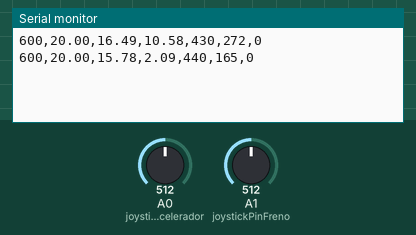
The sketch below on a simulated Arduino Uno, built with avr-gcc and run on an emulated ATmega328P. On the bench: the last lines printed to the serial monitor. The inputs (shaded band) are chosen by the test bench; at power-on: A0 (joystickPinAcelerador) = 512, A1 (joystickPinFreno) = 512. Random numbers use the default seed unless the sketch sets one.

Above: at 2.0 s.
2.1 s: A0 (joystickPinAcelerador) set to 306
At 3.3 s:
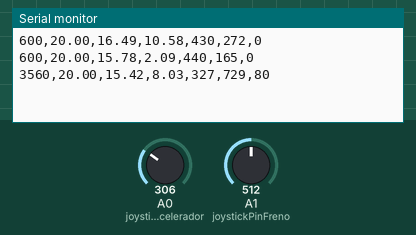
3.8 s: A1 (joystickPinFreno) set to 306
At 5.3 s:
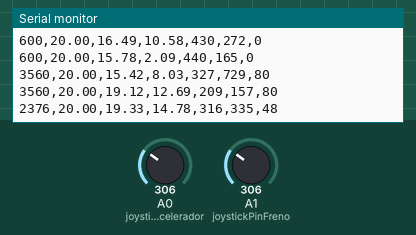
5.5 s: A0 (joystickPinAcelerador) set to 122
At 6.3 s:
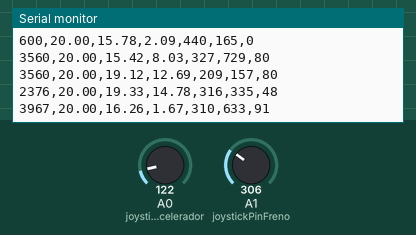
7.2 s: A1 (joystickPinFreno) set to 122
At 8.2 s:
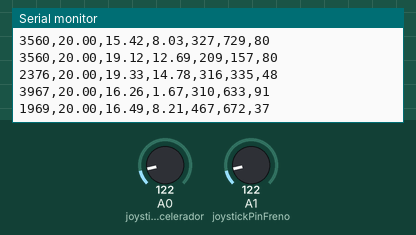
Timing chart, 0 to 9.9 s (numbered marks = the images above; inputs shaded):
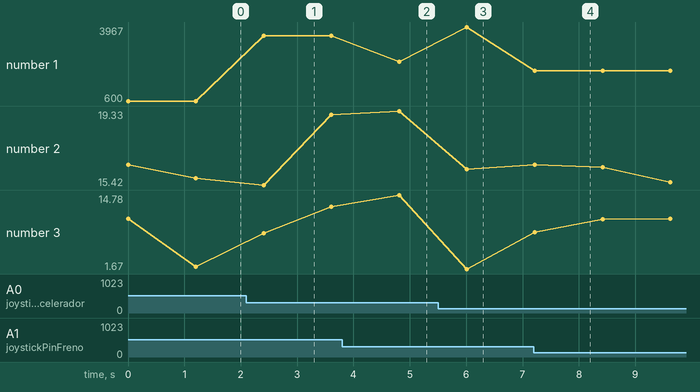

Measured:
- after the input at 2.1 s, the serial monitor: prints a new line after 0.31 s (image 1)
- after the input at 3.8 s, the serial monitor: prints a new line after 1.0 s (image 2)
- after the input at 5.5 s, the serial monitor: prints a new line after 0.51 s (image 3)
- after the input at 7.2 s, the serial monitor: prints a new line at once (image 4)
- plotted number 1: 600 → 3560 after the input at 2.1 s, 3560 → 2376 after the input at 3.8 s, 2376 → 3967 after the input at 5.5 s, 3967 → 1969 after the input at 7.2 s

The sketch:

pedales.ino
```cpp
const int joystickPinAcelerador = A0; // Joystick para el acelerador
const int joystickPinFreno = A1; // Joystick para el freno

void setup() {
  Serial.begin(9600);
  pinMode(joystickPinAcelerador, INPUT);
  pinMode(joystickPinFreno, INPUT);
}

void loop() {
  int joystickAcelerador = analogRead(joystickPinAcelerador);
  int joystickFreno = analogRead(joystickPinFreno);

  int acelerador = 0;
  int freno = 0;

  // Aumenta el valor del acelerador si el joystick del acelerador se mueve hacia adelante (arriba)
  if (joystickAcelerador < 512) {
    acelerador = map(joystickAcelerador, 512, 0, 0, 1023);
  }

  // Aumenta el valor del freno si el joystick del freno se mueve hacia adelante (arriba)
  if (joystickFreno < 512) {
    freno = map(joystickFreno, 512, 0, 0, 1023);
  }

  // Calcula el porcentaje del acelerador (0-100)
  float aceleradorPct = map(acelerador, 0, 1023, 0, 100) / 100.0;

  // Calcula la velocidad basada en el pedal del acelerador
  int velocidad = map(acelerador, 0, 1023, 0, 200); // Velocidad en km/h

  // Reduce la velocidad en función del pedal del freno
  if (freno > 0) {
    velocidad -= map(freno, 0, 1023, 0, velocidad);
    if (velocidad < 0) {
      velocidad = 0;
    }
  }

  // Calcula los RPM basados en la velocidad
  int rpm = map(velocidad, 0, 200, 600, 8000); // RPM

  // Datos ficticios aleatorios
  float temperatura = 20.0; // Temperatura en grados Celsius
  float oxigenacion = random(15, 21) + random(0, 100) / 100.0; // Oxigenación
  float combustion = random(1, 15) + random(0, 100) / 100.0; // Combustión
  int emisionGases = random(0, 500); // Emisión en ppm
  int consumoElectrico = random(0, 1000); // Consumo eléctrico en watts

  // Aumentar la temperatura si los RPM sobrepasan los 4000
  if (rpm > 4000) {
    temperatura += aceleradorPct * rpm / 100; // Ajusta el factor de incremento según sea necesario
  }

  // Enviar los datos al ESP8266
  String dataToSend = String(rpm) + "," + String(temperatura) + "," + String(oxigenacion) + "," + String(combustion) + "," + String(emisionGases) + "," + String(consumoElectrico) + "," + String(velocidad);
  Serial.println(dataToSend);

  delay(1200);
}
```
